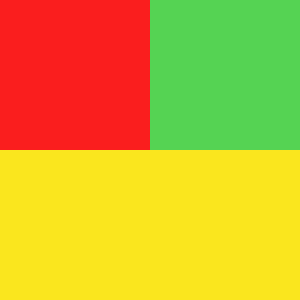
Frame 1 (no input)
Frame 60 (the mouse pressed at the canvas centre just before this capture): identical to frame 1, image omitted
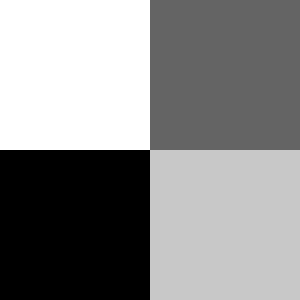
Frame 120 (the mouse held since frame 60 and released just before this capture)

The Processing sketch that drew these frames (run headless with seeded random() and noise(); from frame 60 on, the mouse is pressed at the canvas centre):

// Processing sketch: processing_36295
// ── processing_36295.pde

void setup() {
  size(300, 300);
  smooth();
}

void draw() {

  //blue rectangular underlay
  fill(50, 125, 225);
  noStroke();
  rect(0, 0, width, height/2);

  //green rectangular underlay
  fill(85, 211, 83);
  rect(width/2, 0, width/2, height);

  //yellow rectangular underlay
  fill(250, 230, 30);
  rect(0, height/2, width, height/2);

  //red rectangular underlay
  fill(250, 30, 30);
  rect(0, 0, width/2, height);

  //yellow rectangular Overlay
  if (mouseX<width/2) {
    fill(250, 230, 30);
    rect(0, height/2, width/2, height/2);
  }

  //green rectangular Overlay
  else {
    fill(85, 211, 83);
    rect(width/2, height/2, width/2, height/2);
  }

  //blue rectangular overlay
  if (mouseY>height/2) {
    fill (50, 125, 225);
    rect (0, 0, width/2, height/2);
  }

  if (mousePressed) { //When the mouse is pressed, the composition changes
    background(0, 255);

    //white rectangle underlay
    fill(255);
    rect(0, 0, width, height/2);

    //light gray rectangular Overlay
    if (mouseX<width/2) {
      fill(211);
      rect(0, 0, width/2, height);
    }

    //dark gray rectangular Overlay
    else {
      fill(200);
      rect(width/2, height/2, width/2, height/2);
    }

    //Black rectangular Underlay
    if (mouseY>height/2) {
      fill(0, 255);
      rect(0, height/2, width, height/2);
    }

    //light gray square overlay
    else {
      fill(100);
      rect(width/2, 0, width/2, height/2);
    }
  }
}
